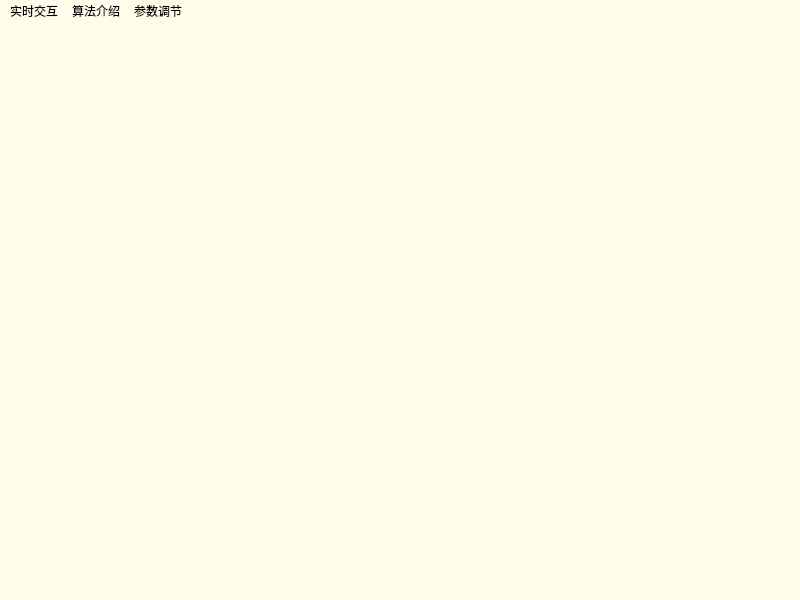
<?xml version="1.0" encoding="UTF-8"?>
<ui version="4.0">
 <class>MainWindow</class>
 <widget class="QMainWindow" name="MainWindow">
  <property name="geometry">
   <rect>
    <x>0</x>
    <y>0</y>
    <width>800</width>
    <height>600</height>
   </rect>
  </property>
  <property name="windowTitle">
   <string>MainWindow</string>
  </property>
  <property name="styleSheet">
   <string notr="true">background-color:rgb(255, 252, 233)</string>
  </property>
  <widget class="QWidget" name="centralwidget"/>
  <widget class="QMenuBar" name="menubar">
   <property name="geometry">
    <rect>
     <x>0</x>
     <y>0</y>
     <width>800</width>
     <height>22</height>
    </rect>
   </property>
   <widget class="QMenu" name="menu">
    <property name="title">
     <string>实时交互</string>
    </property>
    <addaction name="actiontensorflow"/>
    <addaction name="actionjittor"/>
   </widget>
   <widget class="QMenu" name="menu_2">
    <property name="title">
     <string>算法介绍</string>
    </property>
   </widget>
   <widget class="QMenu" name="menu_3">
    <property name="title">
     <string>参数调节</string>
    </property>
   </widget>
   <addaction name="menu"/>
   <addaction name="menu_2"/>
   <addaction name="menu_3"/>
  </widget>
  <widget class="QStatusBar" name="statusbar"/>
  <action name="actiontensorflow">
   <property name="text">
    <string>tensorflow</string>
   </property>
  </action>
  <action name="actionjittor">
   <property name="text">
    <string>jittor</string>
   </property>
  </action>
 </widget>
 <resources/>
 <connections/>
</ui>
